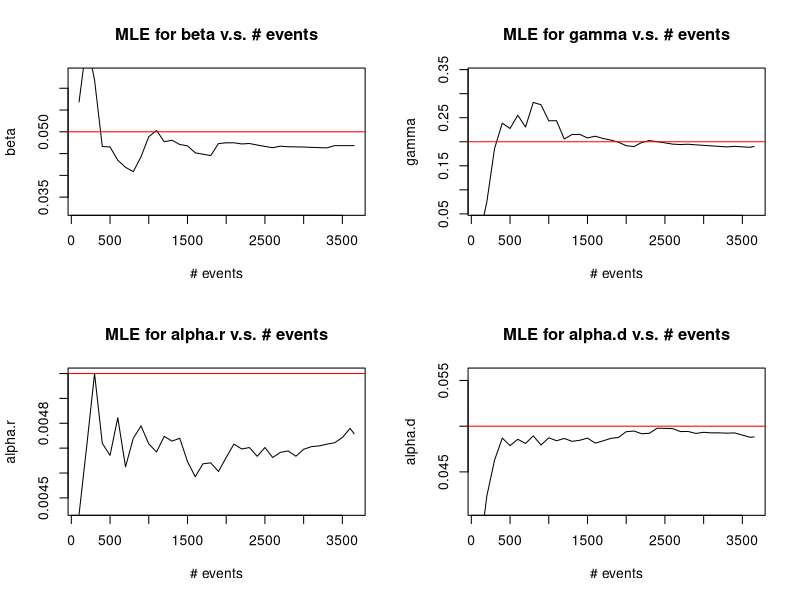
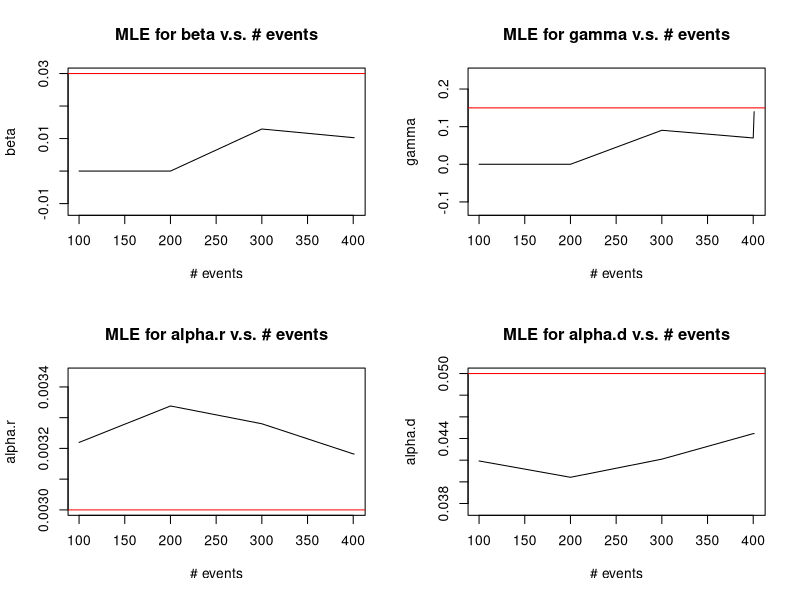
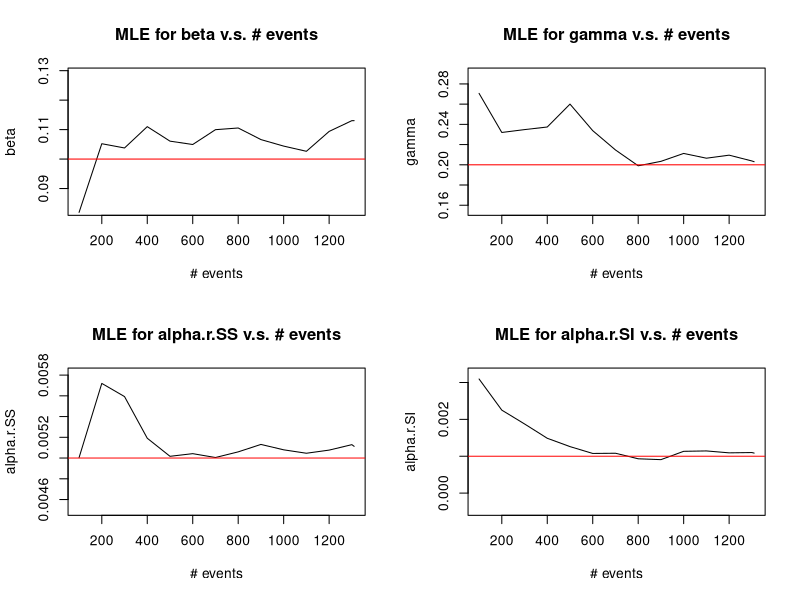
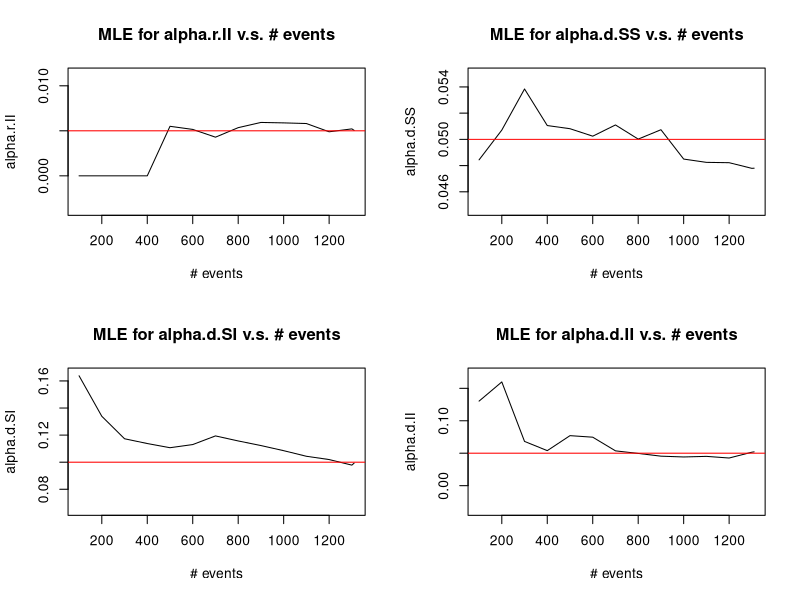
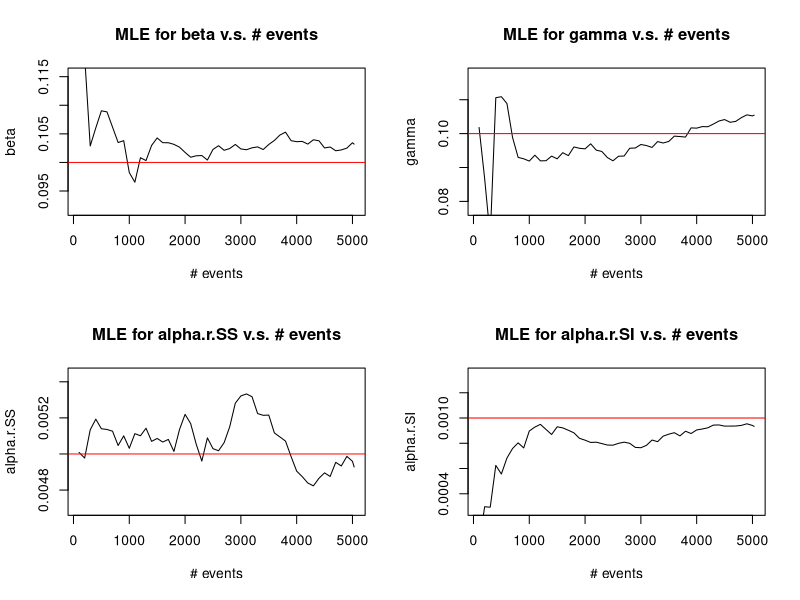
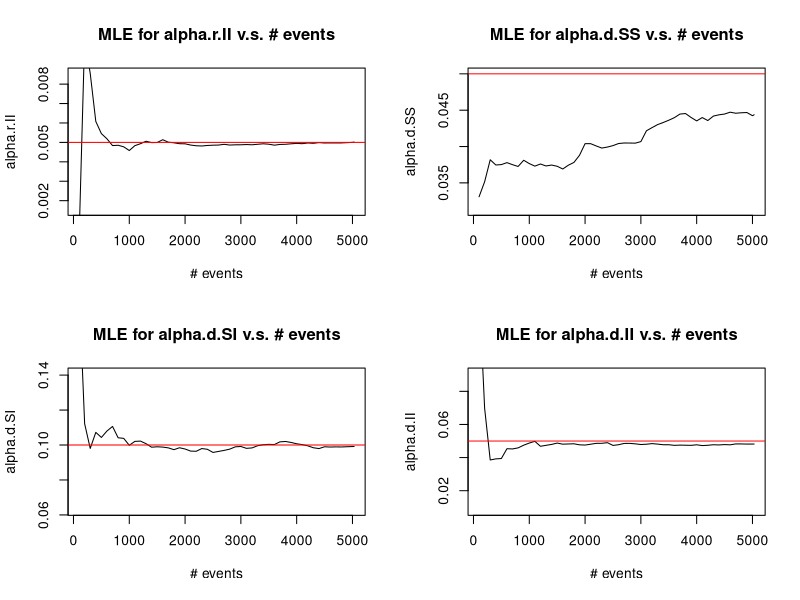
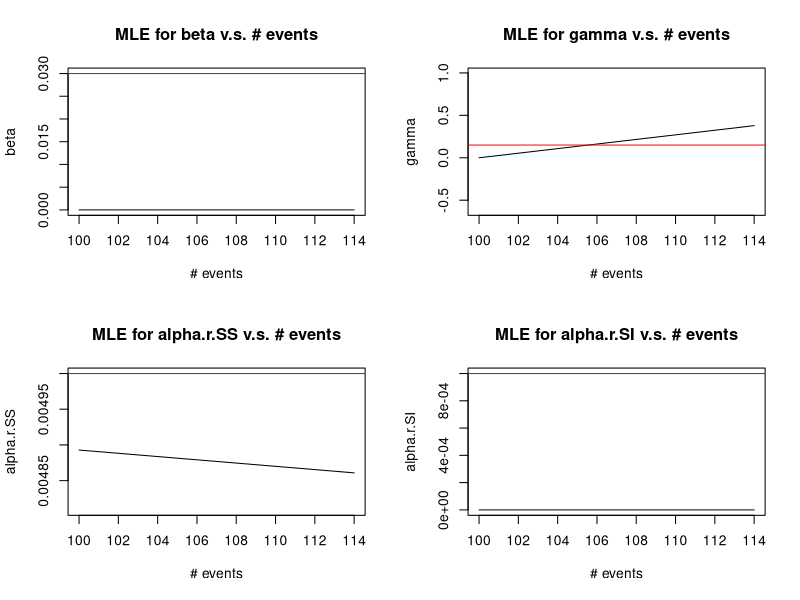
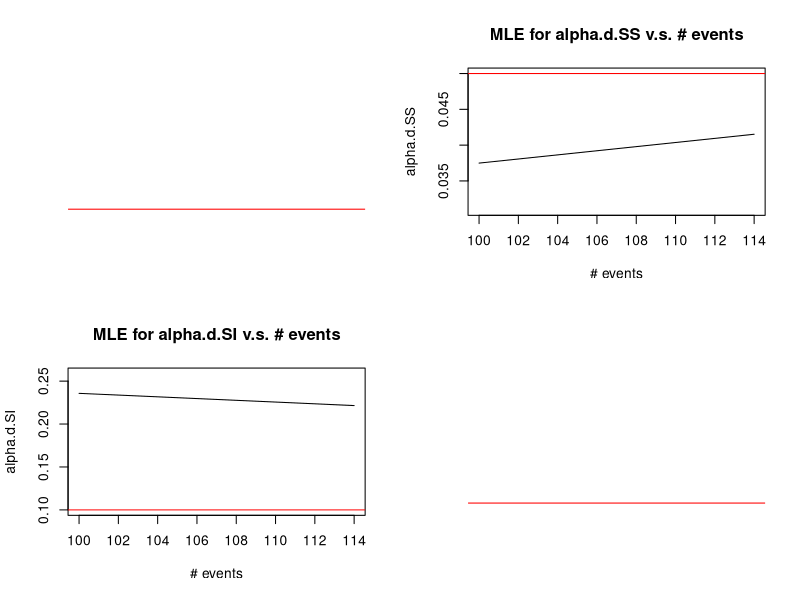

Generate these figures, in order, with R:
# 05/06/2019
# Simulation & Inference
# work with COMPLETE data


library(Matrix)
library(igraph)
library(ggplot2)

# Basic function: simulate full event sequence and do MLE & Bayesian

# do inference every "infer.interval" events
# if "Bayes"=T, specify priors in "priors" as a dataframe

# 05/09/2019
# add "demo.sleep" to pause the plotting for better presentation
stochastic_coevolve_infer <- 
  function(N=50, tmax=100, 
           bet=0.05, gam=0.2, init.infec = 1, model = "SIS",
           alpha.r=0.005, alpha.d=0.05, quarantine=F,
           init.net = NULL, init.p = 0.1,
           verbose = F, plot = F,
           infer.interval = 100, 
           Bayes = F, priors = NULL, samples = 500,
           infer.verbose = T, infer.plot = T, 
           demo.sleep = F, seed = 42){
    ## alpha.* = c(SSrate, SIrate, IIrate) ##
    set.seed(seed)
    
    # check edge rates validity
    if(quarantine & (length(alpha.r) < 3 | length(alpha.d) < 3)){
      stop("Under quarantine, need to specify 3 values for edge connection/disconnection rates respectively!")
    }
    
    # output basic info
    cat("N =", N, " Model:", model,"\n",
        "beta =", bet, " gamma =", gam, "\n",
        "init.infec =", init.infec, " init.p =", init.p, "\n",
        "alpha.r =", alpha.r, "\n", "alpha.d =", alpha.d, "\n",
        "quarantine?", quarantine,"\n",
        "Bayesian inference?", Bayes, "\n",
        "inference interval =", infer.interval, "\n")
    
    # summarization stats to be recorded
    time = NULL
    event.type = NULL
    preval = NULL
    dens = NULL
    # add involved individual labels 
    per1 = NULL
    per2 = NULL
    
    # more stats to record for inference
    if(quarantine){
      event.counts = numeric(8)
      big.sums = numeric(8)
    }else{
      event.counts = numeric(4)
      big.sums = numeric(4)
    }
    tot.event = 0
    
    if(Bayes){
      if(quarantine & nrow(priors)==4){
        a.pr = c(priors$count[1:2],rep(priors$count[3:4],each=3))
        avg.pr = c(priors$avg[1:2],rep(priors$avg[3:4],each=3))
        b.pr = a.pr/avg.pr
      }else{
        a.pr = priors$count
        b.pr = a.pr/priors$avg
      }
      if(quarantine){
        vars = c("beta","gamma",
                 "alpha.r.SS","alpha.r.SI","alpha.r.II",
                 "alpha.d.SS","alpha.d.SI","alpha.d.II")
      }else{
        vars = c("beta","gamma","alpha.r","alpha.d")
      }
    }else{
      MLE.tab = NULL
    }
    params = c(bet, gam, alpha.r, alpha.d)
    
    
    # initialize ER(p) graph if the initial netwok is not provided
    if(is.null(init.net)){
      init.net = sample_gnp(n = N, p = init.p, directed = F)
    }
    # convert to adjacency matrix
    adjmat = get.adjacency(init.net, type=c("both"), names=F)
    adjmat = as(adjmat,"dgTMatrix")
    # save the initial network structure (adj.mat)
    init.adj = adjmat
    
    
    ## check whether adjmat is symmetric and nnzero() returns an even number
    if(!isSymmetric(adjmat) | length(adjmat@i)%%2 == 1){
      stop(paste("The initial adjmat isn't symmetric, where nonzero =", 
                 nnzero(adjmat),"\n"))
    }
    
    # initialize epidemic
    infected = sample(N, init.infec)
    epid = rep(0,N); epid[infected] = 1
    cat("Initially infected: ",infected,"\n")
    # save initial cases
    init.infected = infected
    
    # initialize data objects to keep track of
    susceptible = which(epid==0)
    N.I = init.infec; N.S = N - N.I
    t.cur = 0
    if(quarantine){
      N.c = numeric(3); N.d = numeric(3)
      adjmat.ss = adjmat[susceptible,susceptible]
      N.c[1] = nnzero(adjmat.ss)/2
      N.d[1] = N.S * (N.S - 1)/2 - N.c[1]
      adjmat.si = adjmat[susceptible,infected]
      N.c[2] = nnzero(adjmat.si)
      N.d[2] = N.S * N.I - N.c[2]
      adjmat.ii = adjmat[infected,infected]
      N.c[3] = nnzero(adjmat.ii)/2
      N.d[3] = N.I * (N.I - 1)/2 - N.c[3]
      
      N.SI = N.c[2]
    }else{
      N.c = nnzero(adjmat)/2
      N.d = N * (N-1)/2 - N.c
      
      adjmat.si = adjmat[susceptible,infected]
      N.SI = nnzero(adjmat.si)
    }
    
    
    # iterations
    while (t.cur < tmax) {
      # NOTES #
      # a. check to make sure N.S also > 0
      # b. handle edge cases (N.S = 1 and/or N.I = 1)
      
      # # check whether all N's are non-negative
      # Ns = c(N.SI, N.I, N.d, N.c)
      # if(any(Ns < 0) | all(Ns == 0)){
      #   msg = paste("Weird stuff happened! All the Ns =", paste(Ns,collapse = ", "), "\n")
      #   stop(msg)
      # }
      
      # 1. calculate sum of risks and sample the next event time
      Lambda = bet * N.SI + N.I * gam + sum(alpha.r * N.d) + sum(alpha.d * N.c)
      t.next = t.cur + rexp(1, rate = Lambda)
      
      # 2. determine the event type
      ratios = c(bet * N.SI, N.I * gam, alpha.r * N.d, alpha.d * N.c)
      # 2.1 deal with network change
      if(quarantine){
        z = sample(8, 1, prob = ratios)
        ## NEED TO FILL OUT z==3:8 ##
        
        if(z==3){
          # reconnect a random S-S pair
          num.dis = (N.S - 1) - rowSums(adjmat.ss)
          from.ind = sample(N.S,1,prob = num.dis); from = susceptible[from.ind]
          to.cands = which(adjmat.ss[from.ind,]==0)
          to.cands = to.cands[to.cands!=from.ind]
          if(length(to.cands) == 1){
            to.ind = to.cands
          }else{
            to.ind = sample(to.cands,1)
          }
          to = susceptible[to.ind]
          adjmat.ss[as.integer(from.ind),as.integer(to.ind)] = 1
          adjmat.ss[as.integer(to.ind),as.integer(from.ind)] = 1
          adjmat[as.integer(from),as.integer(to)] = 1
          adjmat[as.integer(to),as.integer(from)] = 1
          N.c[1] = N.c[1] + 1; N.d[1] = N.d[1] - 1
          
          msg = paste0("reconnect an S-S pair, (",from,",",to,")")
        }
        if(z==4){
          # reconnect a random S-I pair
          if(N.S == 1 | N.I == 1){
            if(N.S == 1){
              if(N.I == 1){
                # only one possible S-I pair
                from = susceptible; to = infected
              }else{
                # N.S == 1 but N.I != 1
                from = susceptible
                to.ind = sample(which(adjmat.si==0),1); to = infected[to.ind]
              }
            }else{
              # N.S != 1 but N.I == 1
              num.dis = N.I - adjmat.si
              from.ind = sample(N.S,1,prob = num.dis); from = susceptible[from.ind]
              to = infected
            }
          }else{
            # N.S != 1 and N.I != 1
            num.dis = N.I - rowSums(adjmat.si)
            from.ind = sample(N.S,1,prob = num.dis); from = susceptible[from.ind]
            to.ind = sample(which(adjmat.si[from.ind,]==0),1); to = infected[to.ind]
          }
          adjmat[as.integer(from),as.integer(to)] = 1
          adjmat[as.integer(to),as.integer(from)] = 1
          adjmat.si = adjmat[susceptible,infected]
          
          N.c[2] = N.c[2] + 1; N.d[2] = N.d[2] - 1
          N.SI = N.c[2]
          
          msg = paste0("reconnect an S-I pair, (",from,",",to,").")
        }
        if(z==5){
          # reconnect a random I-I pair
          num.dis = (N.I - 1) - rowSums(adjmat.ii)
          from.ind = sample(N.I,1,prob = num.dis); from = infected[from.ind]
          to.cands = which(adjmat.ii[from.ind,]==0)
          to.cands = to.cands[to.cands!=from.ind]
          if(length(to.cands) == 1){
            to.ind = to.cands
          }else{
            to.ind = sample(to.cands,1)
          }
          to = infected[to.ind]
          adjmat.ii[as.integer(from.ind),as.integer(to.ind)] = 1
          adjmat.ii[as.integer(to.ind),as.integer(from.ind)] = 1
          adjmat[as.integer(from),as.integer(to)] = 1
          adjmat[as.integer(to),as.integer(from)] = 1
          N.c[3] = N.c[3] + 1; N.d[3] = N.d[3] - 1
          
          msg = paste0("reconnect an I-I pair, (",from,",",to,").")
        }
        if(z==6){
          # disconnect a random S-S pair
          dis.ind = sample(N.c[1], 1) 
          from.ind = adjmat.ss@i[dis.ind] + 1; to.ind = adjmat.ss@j[dis.ind] + 1
          adjmat.ss[as.integer(from.ind),as.integer(to.ind)] = 0
          adjmat.ss[as.integer(to.ind),as.integer(from.ind)] = 0
          
          from = susceptible[from.ind]; to = susceptible[to.ind]
          adjmat[as.integer(from),as.integer(to)] = 0
          adjmat[as.integer(to),as.integer(from)] = 0
          
          N.c[1] = N.c[1] - 1; N.d[1] = N.d[1] + 1
          
          # ## sometimes from/to is just empty... check it out
          # if(length(from)!=1){
          #   stop("from.ind = ", from.ind, 
          #        " but susceptible length is ", length(susceptible),
          #        " N.c[1] =", N.c[1], " dis.ind =", dis.ind, 
          #        " while adjmat.ss@i has length ", length(adjmat.ss@i))
          # }
          # ##
          
          msg = paste0("disconnect an S-S pair, (",from,",",to,").")
        }
        if(z==7){
          # disconnect a random S-I pair
          dis.ind = sample(N.c[2], 1)
          
          if(N.S == 1 | N.I == 1){
            if(N.S == 1){
              if(N.I == 1){
                # only one possible S-I pair
                from = susceptible; to = infected
              }else{
                # N.S == 1 but N.I != 1
                from = susceptible
                to.ind = sample(which(adjmat.si==1),1); to = infected[to.ind]
              }
            }else{
              # N.S != 1 but N.I == 1
              num.con = adjmat.si
              from.ind = sample(N.S,1,prob = num.con); from = susceptible[from.ind]
              to = infected
            }
            adjmat[as.integer(from),as.integer(to)] = 0
            adjmat[as.integer(to),as.integer(from)] = 0
            adjmat.si = adjmat[susceptible,infected]
          }else{
            # N.S != 1 and N.I != 1
            dis.ind = sample(N.c[2], 1)
            from = adjmat.si@i[dis.ind] + 1; to = adjmat.si@j[dis.ind] + 1
            adjmat.si[as.integer(from),as.integer(to)] = 0
            
            from = susceptible[from]; to = infected[to]
            adjmat[as.integer(from),as.integer(to)] = 0
            adjmat[as.integer(to),as.integer(from)] = 0
          }
          
          N.c[2] = N.c[2] - 1; N.d[2] = N.d[2] + 1
          N.SI = N.c[2]
          
          msg = paste0("reconnect an S-I pair, (",from,",",to,").")
        }
        if(z==8){
          # disconnect a random I-I pair
          dis.ind = sample(N.c[3], 1) 
          from = adjmat.ii@i[dis.ind] + 1; to = adjmat.ii@j[dis.ind] + 1
          adjmat.ii[as.integer(from),as.integer(to)] = 0
          adjmat.ii[as.integer(to),as.integer(from)] = 0
          
          from = infected[from]; to = infected[to]
          adjmat[as.integer(from),as.integer(to)] = 0
          adjmat[as.integer(to),as.integer(from)] = 0
          
          N.c[3] = N.c[3] - 1; N.d[3] = N.d[3] + 1
          
          msg = paste0("disconnect an I-I pair, (",from,",",to,").")
        }
      }else{
        z = sample(4, 1, prob = ratios)
        if(z==3){
          # reconnect a random pair
          num.dis = (N - 1) - rowSums(adjmat)
          from = sample(N,1,prob = num.dis)
          to.cands = which(adjmat[from,]==0)
          to.cands = to.cands[to.cands!=from]
          if(length(to.cands) == 1){
            to = to.cands
          }else{
            to= sample(to.cands,1)
          }
          adjmat[as.integer(from), as.integer(to)] = 1
          adjmat[as.integer(to),as.integer(from)] = 1
          
          N.c = N.c + 1; N.d = N.d - 1
          
          # UPDATE: if any of S or I is empty now
          if(is.null(susceptible) | is.null(infected)){
            adjmat.si = NULL; N.SI = 0
          }else{
            adjmat.si = adjmat[susceptible,infected]
            N.SI = nnzero(adjmat.si)
          }
          
          msg = paste0("reconnect a pair, (",from,",",to,").")
        }
        if(z==4){
          # disconnect a random pair
          dis.ind = sample(N.c, 1)
          from = adjmat@i[dis.ind] + 1; to = adjmat@j[dis.ind] + 1
          adjmat[from,to] = 0; adjmat[to,from] = 0
          N.c = N.c - 1; N.d = N.d + 1
          
          # UPDATE: if any of S or I is empty now
          if(is.null(susceptible) | is.null(infected)){
            adjmat.si = NULL; N.SI = 0
          }else{
            adjmat.si = adjmat[susceptible,infected]
            N.SI = nnzero(adjmat.si)
          }
          
          msg = paste0("disconnect a pair, (",from,",",to,").")
        }
      }
      #2.2 deal with epidemic progress
      if(z==2){
        # recover an infected person
        rec.ind = sample(N.I,1)
        recover = infected[rec.ind]
        infected = infected[-rec.ind]
        N.I = N.I - 1 
        if(model == "SIS"){
          susceptible = c(susceptible,recover)
          epid[recover] = 0
          N.S = N.S + 1
        }else{
          epid[recover] = -1
        }
        
        msg = paste0("individual ", recover,
                     " is recovered. Disease prevalence = ",
                     N.I/N, ".")
      }
      if(z==1){
        # select a susceptible person to infect
        if(N.S == 1){
          # only one person to infect
          new.infec = susceptible
          susceptible = NULL
        }else{
          # multiple susceptible inviduals to choose from
          if(N.I == 1){
            # only one infected person
            num.nei.i = adjmat.si
          }else{
            num.nei.i = rowSums(adjmat.si)
          }
          infec.ind = sample(N.S,1,prob = num.nei.i)
          new.infec = susceptible[infec.ind]
          susceptible = susceptible[-infec.ind]
        }
        epid[new.infec] = 1
        N.S = N.S - 1
        infected = c(infected, new.infec); N.I = N.I + 1
        
        msg = paste0("individual ", new.infec,
                     " is infected. Disease prevalence = ",
                     N.I/N, ".")
      }
      
      # A sanity check: if N.I==0, stop the simulation
      if(N.I==0){
        if(verbose){
          cat(paste0("At time ", t.next, ", "),msg,"\n")
        }
        # still update inference statistics
        del.t = t.next - t.cur
        z = as.integer(z)
        event.counts[z] = event.counts[z] + 1
        tot.event = tot.event + 1
        
        big.sums = big.sums + c(N.SI, N.I, N.d, N.c) * del.t
        
        # still have to record the event
        time = c(time, t.next)
        event.type = c(event.type, z)
        preval = c(preval, N.I)
        dens = c(dens, nnzero(adjmat))
        # here: a recovery must be the latest event
        per1 = c(per1, recover)
        per2 = c(per2, NA)
        
        cat("Disease extinct at time", t.next, ", simulation stops.\n")
        break
      }
      
      
      # # check whether adjmat is still symmetric--things have gone wrong somewhere
      # if(!isSymmetric(adjmat) | length(adjmat@i)%%2 == 1){
      #   stop(paste("The adjmat isn't symmetric any more, where nonzero =", 
      #              nnzero(adjmat), "and that's after z =", z,
      #              "from.ind =", from.ind, "to.ind = ", to.ind, 
      #              "to.cands =", paste(to.cands,collapse = ","),
      #              "from =", from, "to =", to,"\n"))
      # }
      
      
      # 2.2.* make updates about S-I, S-S, I-I connections if z==1 or 2
      # while handling edge cases of N.S <= 1 and/or N.I == 1
      if(z %in% c(1,2)){
        if(N.S == 0){
          adjmat.si = NULL
          N.SI = 0
        }else{
          adjmat.si = adjmat[susceptible,infected]
          N.SI = nnzero(adjmat.si)
        }
        if(quarantine){
          if(N.S <= 1){
            adjmat.ss = 0
            N.c[1] = 0
            N.d[1] = 0
          }else{
            adjmat.ss = adjmat[susceptible,susceptible]
            N.c[1] = nnzero(adjmat.ss)/2
            N.d[1] = N.S * (N.S - 1)/2 - N.c[1]
          }
          N.c[2] = N.SI
          N.d[2] = N.S * N.I - N.c[2]
          if(N.I == 1){
            adjmat.ii = 0
            N.c[3] = 0
            N.d[3] = 0
          }else{
            adjmat.ii = adjmat[infected,infected]
            N.c[3] = nnzero(adjmat.ii)/2
            N.d[3] = N.I * (N.I - 1)/2 - N.c[3]
          }
        }
      }
      
      # 3. update inference statistics and do inference occasionally
      # 3.1 update stats
      del.t = t.next - t.cur
      z = as.integer(z)
      event.counts[z] = event.counts[z] + 1
      tot.event = tot.event + 1
      
      big.sums = big.sums + c(N.SI, N.I, N.d, N.c) * del.t
      
      # 3.2 inference if ...
      if(tot.event %% infer.interval == 0){
        if(Bayes){
          # Bayesian inference: Gamma sampling
          a.post = a.pr + event.counts
          b.post = b.pr + big.sums
          cat("With", tot.event,"events, posterior means and variances:\n",
              a.post/b.post, "\n",
              a.post/(b.post^2), "\n")
          if(infer.plot){
            par(mfrow=c(2,2))
            for(ix in 1:length(params)){
              v = vars[ix]; p = params[ix]
              sams = rgamma(samples, shape=a.post[ix], rate = b.post[ix])
              xl = range(sams, p)
              hist(sams, main=paste("Posterior samples for",vars[ix]),
                   xlab = vars[ix], xlim=xl, col="lightblue")
              abline(v=p,col="red")
              if(demo.sleep & ix%%4 == 0){
                Sys.sleep(0.2)
              }
            }
          }
        }else{
          # MLE
          MLEs = event.counts/big.sums
          if(infer.verbose){
            cat("With",tot.event, "events, MLEs:","\n", MLEs, "\n")
          }
          MLE.tab = rbind(MLE.tab, c(tot.event, MLEs))
        }
      }
      
      
      
      # 4. report the event and summarize and set t.cur
      
      t.cur = t.next
      
      # record the event
      time = c(time, t.cur)
      event.type = c(event.type, z)
      preval = c(preval, N.I)
      dens = c(dens, nnzero(adjmat))
      # record labels of individual(s) involved
      if (z >= 3){
        per1 = c(per1, from)
        per2 = c(per2, to)
      }else if (z==2){
        per1 = c(per1, recover)
        per2 = c(per2, NA)
      }else{
        per1 = c(per1, new.infec)
        per2 = c(per2, NA)
      }
      
      
      if(verbose){
        cat(paste0("At time ", t.cur, ", "),msg,"\n")
      }
      
    }
    
    # return results/summary
    cat("Simulation finished. At the end: \n", 
        "Disease prevalence =", N.I/N, "\n",
        "Network density = ", nnzero(adjmat)/(N*(N-1)),"\n")
    event.log = data.frame(time = time, event = event.type,
                           per1 = per1, per2 = per2,
                           preval = preval/N, dens = dens/(N*(N-1)))
    
    # inference at the end
    if(Bayes){
      # Bayesian inference: Gamma sampling
      a.post = a.pr + event.counts
      b.post = b.pr + big.sums
      cat("Posterior means and variances with", tot.event, "events in total:\n",
          a.post/b.post, "\n",
          a.post/(b.post^2), "\n")
      cat("Event type counts:\n", event.counts,"\n")
      if(infer.plot){
        par(mfrow=c(2,2))
        for(ix in 1:length(params)){
          v = vars[ix]; p = params[ix]
          sams = rgamma(samples, shape=a.post[ix], rate = b.post[ix])
          xl = range(sams, p)
          hist(sams, main=paste("Posterior samples for",vars[ix]),
               xlab = vars[ix], xlim=xl, col="lightblue")
          abline(v=p,col="red")
          if(demo.sleep & ix%%4 == 0){
            Sys.sleep(0.2)
          }
        }
      }
    }else{
      # MLE
      MLEs = event.counts/big.sums
      cat("MLEs with", tot.event, "events in total:","\n", MLEs, "\n")
      cat("Event type counts:\n", event.counts,"\n")
      
      MLE.tab = rbind(MLE.tab, c(tot.event, MLEs))
      MLE.tab = as.data.frame(MLE.tab)
      if(quarantine){
        names(MLE.tab) = c("event.num","beta","gamma",
                           "alpha.r.SS","alpha.r.SI","alpha.r.II",
                           "alpha.d.SS","alpha.d.SI","alpha.d.II")
      }else{
        names(MLE.tab) = c("event.num","beta","gamma","alpha.r","alpha.d")
      }
    }
    
    if(plot){
      subt = paste(model," beta =",bet," gamma =", gam, 
                   " alpha.r =", alpha.r, " alpha.d =", alpha.d)
      plot(preval ~ time, data = event.log, 
           xlab="Time", ylab="Disease prevalence", 
           main = "Disease Prevalence vs. Time", sub = subt,
           ylim = c(0,1), type="l",lwd=2)
      plot(dens ~ time, data = event.log,
           xlab="Time", ylab="Edge density", 
           main = "Network Edge Density vs. Time", sub = subt,
           type="l",lwd=2)
    }
    
    if(infer.plot){
      #params = c(bet, gam, alpha.r, alpha.d)
      if(Bayes){
        par(mfrow=c(1,1))
      }else{
        vars = names(MLE.tab)[-1]
        e.num = MLE.tab$event.num
        if(quarantine){
          par(mfrow=c(2,2))
        }else{
          par(mfrow=c(2,2))
        }
        for(ix in 1:length(vars)){
          v = vars[ix]
          s.m = mean(MLE.tab[[v]], na.rm=T); 
          s.sd = sd(MLE.tab[[v]], na.rm=T)
          yl = range(s.m - 3*s.sd, s.m + 3*s.sd, params[ix])
          if(all(is.na(MLE.tab[[v]]))){
            plot.new()
          }else{
            plot(MLE.tab[[v]]~e.num, xlab="# events", ylab=v,
                 main = paste("MLE for", v, "v.s. # events"), 
                 type="l", ylim=yl)
          }
          abline(h=params[ix], col="red")
        }
        par(mfrow=c(1,1))
      }
    }
    
    # return event data
    return(list(G0 = init.adj, I0 = init.infected,
                events = event.log))
  }





#######################
####### trials: #######
#######################
# 1. MLEs
EL = stochastic_coevolve_infer(N=100, model="SIR", seed=53) 
# disease-free in the end (~33days), fairly accurate
# but perhaps there are way too many events (>1600)
EL = stochastic_coevolve_infer(N=100, bet=0.03, gam=0.15, model="SIR", 
                               init.p = .07, alpha.r = .003,
                               seed=83) 
# disease-free after ~49 days, reasonably accurate
# event types: 25 26 733 747 

EL = stochastic_coevolve_infer(bet=0.1, quarantine=T,seed=83,
                               alpha.r = c(.005, 0.001, .005),
                               alpha.d = c(.05, 0.1, .05))
# still disease-free, not terrible
EL = stochastic_coevolve_infer(N=100, bet=0.1, gam = 0.1, quarantine=T,
                               alpha.r = c(.005, 0.001, .005),
                               alpha.d = c(.05, 0.1, .05),
                               seed=83)
# the counts are crazy... so not sure this is a good reference
EL = stochastic_coevolve_infer(N=100, bet=0.03, gam = 0.15, model = "SIR",
                               quarantine=T,
                               alpha.r = c(.005, 0.001, .005),
                               alpha.d = c(.05, 0.1, .05),
                               seed=83)
# only need a few infections/recoveries to get beta and gamma
# but can get zero edge events if temporary N.I/N.S tiny
# event counts: 26 27 470 17 4 479 88 8

# 2. Bayesian: w/ Gamma priors
pr = data.frame(count = rep(1,4), avg = c(0.05, 0.1, 0.005, 0.05))
EL = stochastic_coevolve_infer(seed=53, Bayes = T, priors = pr) 
# looks pretty good
#############
#############
EL = stochastic_coevolve_infer(N=100, bet=0.03, gam=0.15, model="SIR", 
                               init.p = .07,alpha.r = .003,
                               seed=71,demo.sleep = T,
                               Bayes = T, priors = pr, samples = 1000)
# results are a bit different than the MLE
# because of the posterior sampling
# ~ 1000 events after ~33 days (disease-free)
# event types: 37 38 468 536
#############
#############
EL = stochastic_coevolve_infer(N =100, bet=0.03, gam=0.15, 
                               quarantine=T,seed=83,
                               alpha.r = c(.005, 0.001, .005),
                               alpha.d = c(.05, 0.1, .05),
                               Bayes = T, priors = pr)
# somehow alpha.d.SI not very good (under-estimated), 
# but there are 133 events???
##########
##########
EL = stochastic_coevolve_infer(N=100, bet=0.03, gam = 0.15, model = "SIR",
                               quarantine=T,
                               alpha.r = c(.005, 0.001, .005),
                               alpha.d = c(.05, 0.1, .05),
                               seed=83,
                               Bayes = T, priors = pr,
                               demo.sleep = T)
# alpha.r.II has event count 0, but luckily the prior is good (!)
# still: only need very few events to get accurate estimation
# ~ 1600 events after ~44 days
# event types: 15 16 757 7 0 795 60 2
##########
##########
